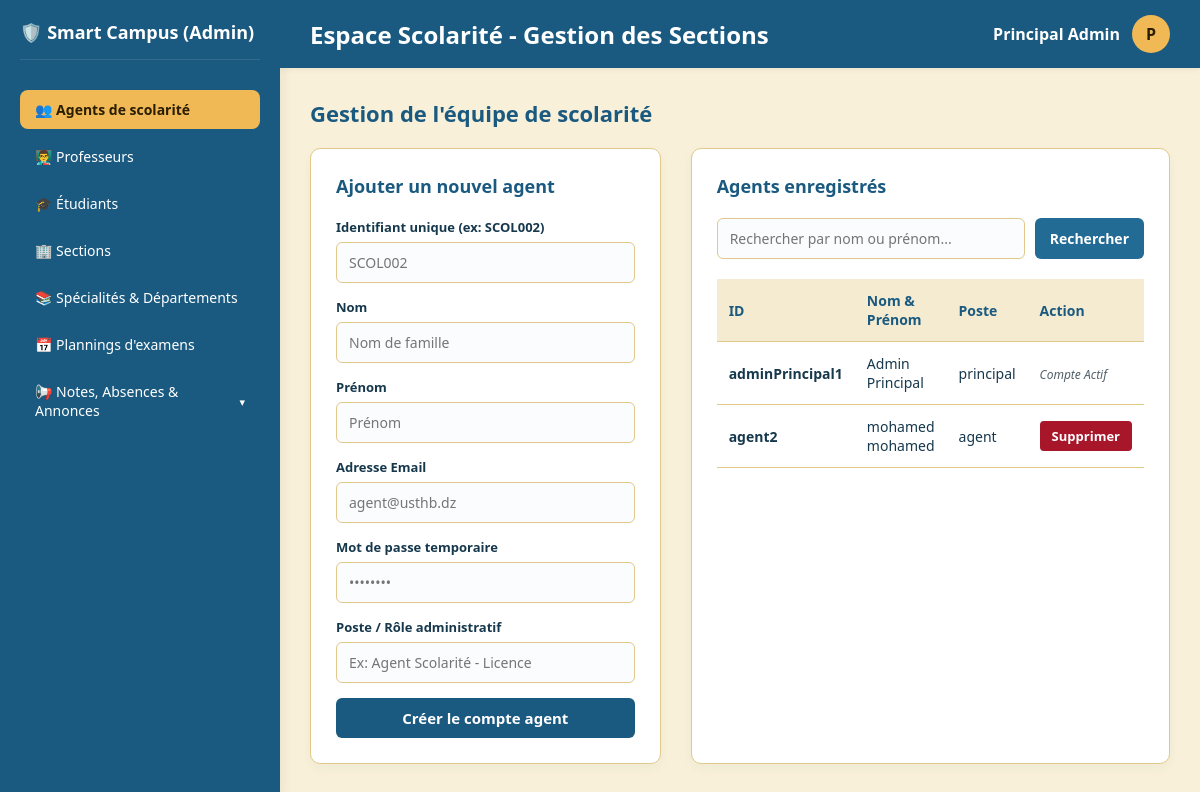
/admin_principal_dashboard.php (signed in), run on the app's committed database.
### tables this page shows
CREATE TABLE `scolarite` (
  `id_sco` int(11) NOT NULL,
  `id_user` varchar(100) NOT NULL,
  `post_Admin` varchar(100) DEFAULT NULL
);

CREATE TABLE `user` (
  `id_user` varchar(100) NOT NULL,
  `nom` varchar(50) NOT NULL,
  `prenom` varchar(50) NOT NULL,
  `email` varchar(100) NOT NULL,
  `mdP` varchar(255) NOT NULL,
  `role` enum('etudiant','prof','scolarite') NOT NULL
);

### admin_principal_dashboard.php (the view, shortened to what this page needs)
<?php
$host = 'localhost';
$db   = 'smart_campus';
$user = 'root';
$pass = '';
try {
    $pdo = new PDO("mysql:host=$host;dbname=$db;charset=utf8mb4", $user, $pass);
    $pdo->setAttribute(PDO::ATTR_ERRMODE, PDO::ERRMODE_EXCEPTION);
    $search = trim($_GET['search'] ?? '');
    if (!empty($search)) {
        $stmt_agents = $pdo->prepare("SELECT u.id_user, u.nom, u.prenom, u.email, s.post_Admin
                                    FROM scolarite s
                                    JOIN user u ON s.id_user = u.id_user
                                    WHERE u.nom LIKE ? OR u.prenom LIKE ?");
        $stmt_agents->execute(["%$search%", "%$search%"]);
    } else {
        $stmt_agents = $pdo->query("SELECT u.id_user, u.nom, u.prenom, u.email, s.post_Admin
                                    FROM scolarite s
                                    JOIN user u ON s.id_user = u.id_user");
    }
    $agents = $stmt_agents->fetchAll(PDO::FETCH_ASSOC);
} catch (PDOException $e) {
    if (isset($pdo) && $pdo->inTransaction()) {
        $pdo->rollBack();
    }
    $error = "Erreur de base de données : " . $e->getMessage();
}
?>
<!DOCTYPE html>
<html lang="fr">
<head>
</head>
<body>
    <div class="sidebar">
        <div class="sidebar-top">
            <div class="logo-area">
                <span>🛡️ Smart Campus (Admin)</span>
            </div>
            <div class="menu">
                <a href="admin_principal_dashboard.php" class="menu-item active">👥 Agents de scolarité</a>
                <a href="gestion_profs.php" class="menu-item">👨‍🏫 Professeurs</a>
                <a href="gestion_etudiants.php" class="menu-item">🎓 Étudiants</a>
                <a href="gestion_sections.php" class="menu-item">🏢 Sections</a>
                <a href="gestion_specialites.php" class="menu-item">📚 Spécialités & Départements</a>
                <a href="gestion_examens.php" class="menu-item">📅 Plannings d'examens</a>
                <div class="menu-dropdown">
                    <a href="javascript:void(0);" class="menu-item dropdown-toggle" onclick="toggleSubmenu()">
                        <span>📢 Notes, Absences & Annonces</span>
                        <span id="arrow" style="font-size: 11px;">▾</span>
                    </a>
                </div>           </div>
        </div>
    </div>
    <div class="main-content">
        <div class="top-navbar">
            <h2>Espace Scolarité - Gestion des Sections</h2>
            <div class="user-menu-container" onclick="toggleUserMenu(event)">
                <div class="user-profile">
                    <span><strong><?php echo htmlspecialchars($_SESSION['prenom'] . ' ' . $_SESSION['nom']); ?></strong></span>
                    <div class="user-avatar"><?php echo strtoupper(substr($_SESSION['prenom'], 0, 1)); ?></div>
                </div>
            </div>
        </div>
        <div class="content-body">
            <h3 class="section-title">Gestion de l'équipe de scolarité</h3>
            <div class="admin-grid">
                <div class="card">
                    <h3>Ajouter un nouvel agent</h3>
                    <form action="admin_principal_dashboard.php" method="POST">
                        <div class="form-group">
                            <label for="id_agent">Identifiant unique (ex: SCOL002)</label>
                            <input type="text" id="id_agent" name="id_agent" required placeholder="SCOL002">
                        </div>
                        <div class="form-group">
                            <label for="nom">Nom</label>
                            <input type="text" id="nom" name="nom" required placeholder="Nom de famille">
                        </div>
                        <div class="form-group">
                            <label for="prenom">Prénom</label>
                            <input type="text" id="prenom" name="prenom" required placeholder="Prénom">
                        </div>
                        <div class="form-group">
                            <label for="email">Adresse Email</label>
                            <input type="email" id="email" name="email"  placeholder="agent@usthb.dz">
                        </div>
                        <div class="form-group">
                            <label for="password">Mot de passe temporaire</label>
                            <input type="password" id="password" name="password" required placeholder="••••••••">
                        </div>
                        <div class="form-group">
                            <label for="post_Admin">Poste / Rôle administratif</label>
                            <input type="text" id="post_Admin" name="post_Admin" required placeholder="Ex: Agent Scolarité - Licence">
                        </div>
                        <button type="submit" name="ajouter_agent" class="btn-submit">Créer le compte agent</button>
                    </form>
                </div>
                <div class="card">
                    <h3>Agents enregistrés</h3>
                    <form action="admin_principal_dashboard.php" method="GET" class="search-form">
                        <input type="text" name="search" placeholder="Rechercher par nom ou prénom..." value="<?php echo htmlspecialchars($search); ?>">
                        <button type="submit" class="btn-search">Rechercher</button>
                    </form>
                    <?php if (empty($agents)): ?>
                        <p style="color: var(--text-muted);">Aucun agent trouvé.</p>
                    <?php else: ?>
                        <div style="overflow-x: auto;">
                            <table>
                                <thead>
                                    <tr>
                                        <th>ID</th>
                                        <th>Nom & Prénom</th>
                                        <th>Poste</th>
                                        <th>Action</th>
                                    </tr>
                                </thead>
                                <tbody>
                                    <?php foreach ($agents as $ag): ?>
                                        <tr>
                                            <td><strong><?php echo htmlspecialchars($ag['id_user']); ?></strong></td>
                                            <td><?php echo htmlspecialchars($ag['nom'] . ' ' . $ag['prenom']); ?></td>
                                            <td><?php echo htmlspecialchars($ag['post_Admin']); ?></td>
                                            <td>
                                                <?php if ($ag['id_user'] !== $_SESSION['id_user']): ?>
                                                    <form action="admin_principal_dashboard.php" method="POST" onsubmit="return confirm('Voulez-vous vraiment supprimer cet agent ?');" style="display:inline;">
                                                        <button type="submit" name="supprimer_agent" class="btn-delete">Supprimer</button>
                                                    </form>
                                                <?php else: ?>
                                                    <span style="font-size: 12px; color: var(--text-muted); font-style: italic;">Compte Actif</span>
                                                <?php endif; ?>
                                            </td>
                                        </tr>
                                    <?php endforeach; ?>
                                </tbody>
                            </table>
                        </div>
                    <?php endif; ?>
                </div>
            </div>
        </div>
    </div>
</body>
</html>

### admin_principal_dashboard.php (style rules this page uses)
:root { --header: #1B5A80; --menu: #226B94; --on-blue: #FFFFFF; --accent: #F0B955; --on-accent: #2A1D00; --bg: #F8F0D8; --card: #FFFFFF; --border: #E0C98A; --text: #16384D; --text-muted: #51606A; --error: #A8162A; --on-error: #FFFFFF; --success: #2e7d32; }
* { box-sizing: border-box; margin: 0; padding: 0; font-family: 'Segoe UI', Tahoma, Geneva, Verdana, sans-serif; }
body { background-color: var(--bg); color: var(--text); display: flex; height: 100vh; overflow: hidden; }
.sidebar { width: 280px; background-color: var(--header); display: flex; flex-direction: column; justify-content: space-between; padding: 20px; box-shadow: 4px 0 10px rgba(0,0,0,0.05); }
.sidebar-top .logo-area { display: flex; align-items: center; gap: 12px; color: var(--on-blue); font-size: 18px; font-weight: bold; margin-bottom: 30px; padding-bottom: 15px; border-bottom: 1px solid rgba(255,255,255,0.1); }
.menu { display: flex; flex-direction: column; gap: 8px; }
.menu-item { background-color: transparent; color: var(--on-blue); padding: 10px 15px; border-radius: 8px; text-decoration: none; font-size: 14px; font-weight: 500; transition: background 0.2s; display: flex; align-items: center; gap: 10px; }
.menu-item:hover, .menu-item.active { background-color: var(--accent); color: var(--on-accent); font-weight: 600; }
.main-content { flex: 1; display: flex; flex-direction: column; overflow-y: auto; }
.top-navbar { background-color: var(--header); color: var(--on-blue); padding: 15px 30px; display: flex; justify-content: space-between; align-items: center; box-shadow: 0 2px 5px rgba(0,0,0,0.05); }
.user-profile { display: flex; align-items: center; gap: 12px; }
.user-avatar { width: 38px; height: 38px; background-color: var(--accent); color: var(--on-accent); border-radius: 50%; display: flex; align-items: center; justify-content: center; font-weight: bold; }
.content-body { padding: 30px; }
.section-title { color: var(--header); font-size: 22px; margin-bottom: 20px; font-weight: 700; }
.admin-grid { display: grid; grid-template-columns: 1fr 1.3fr; gap: 30px; }
.card { background-color: var(--card); border: 1px solid var(--border); border-radius: 10px; padding: 25px; box-shadow: 0 4px 12px rgba(27,90,128,0.04); }
.card h3 { color: var(--header); margin-bottom: 20px; font-size: 18px; }
.form-group { margin-bottom: 15px; }
.form-group label { display: block; font-size: 13px; font-weight: 600; margin-bottom: 6px; color: var(--text); }
.form-group input { width: 100%; padding: 10px 12px; border: 1px solid var(--border); border-radius: 6px; font-size: 14px; background-color: #FAFCFE; }
.search-form { display: flex; gap: 10px; margin-bottom: 20px; }
.search-form input { flex: 1; padding: 10px 12px; border: 1px solid var(--border); border-radius: 6px; font-size: 14px; background-color: #FAFCFE; }
.btn-search { background-color: var(--menu); color: var(--on-blue); border: none; padding: 10px 15px; border-radius: 6px; font-size: 14px; font-weight: 600; cursor: pointer; transition: background 0.2s; }
.btn-submit { background-color: var(--header); color: var(--on-blue); border: none; padding: 10px 20px; border-radius: 6px; font-size: 15px; font-weight: 600; cursor: pointer; transition: background 0.2s; width: 100%; }
.btn-delete { background-color: var(--error); color: var(--on-error); border: none; padding: 6px 12px; border-radius: 4px; font-size: 13px; font-weight: 600; cursor: pointer; transition: opacity 0.2s; }
table { width: 100%; border-collapse: collapse; font-size: 14px; }
th, td { padding: 12px; text-align: left; border-bottom: 1px solid var(--border); }
th { background-color: #f4ebd0; color: var(--header); font-weight: 600; }
td { color: var(--text); }
.user-menu-container { position: relative; display: inline-block; cursor: pointer; }
.menu-dropdown { position: relative; }
.dropdown-toggle { cursor: pointer; display: flex; justify-content: space-between; align-items: center; }

### data on the page
scolarite: id_user.id_user "adminPrincipal1", id_user.prenom "Admin Principal", post_Admin "principal", shows "Compte Actif"
scolarite: id_user.id_user "agent2", id_user.prenom "mohamed mohamed", post_Admin "agent"

### other printed values
$_SESSION['prenom'] . ' ' . $_SESSION['nom'] "Principal Admin"
substr($_SESSION['prenom'], 0, 1) "P"
